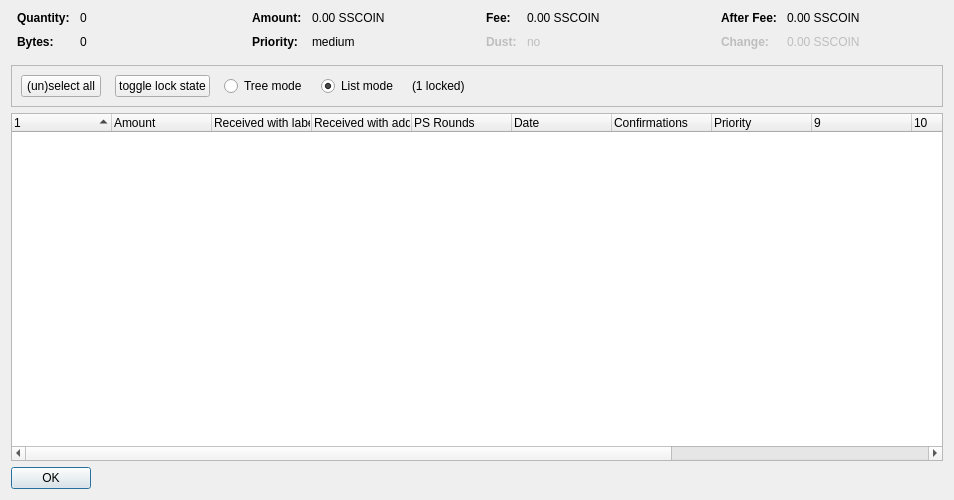
<?xml version="1.0" encoding="UTF-8"?>
<ui version="4.0">
 <class>CoinControlDialog</class>
 <widget class="QDialog" name="CoinControlDialog">
  <property name="geometry">
   <rect>
    <x>0</x>
    <y>0</y>
    <width>954</width>
    <height>500</height>
   </rect>
  </property>
  <property name="windowTitle">
   <string>Coin Selection</string>
  </property>
  <layout class="QVBoxLayout" name="verticalLayout">
   <item>
    <layout class="QHBoxLayout" name="horizontalLayoutTop" stretch="0,0,0,0">
     <property name="topMargin">
      <number>0</number>
     </property>
     <property name="bottomMargin">
      <number>10</number>
     </property>
     <item>
      <layout class="QFormLayout" name="formLayoutCoinControl1">
       <property name="horizontalSpacing">
        <number>10</number>
       </property>
       <property name="verticalSpacing">
        <number>10</number>
       </property>
       <property name="leftMargin">
        <number>6</number>
       </property>
       <property name="rightMargin">
        <number>6</number>
       </property>
       <item row="0" column="0">
        <widget class="QLabel" name="labelCoinControlQuantityText">
         <property name="font">
          <font>
           <weight>75</weight>
           <bold>true</bold>
          </font>
         </property>
         <property name="text">
          <string>Quantity:</string>
         </property>
        </widget>
       </item>
       <item row="0" column="1">
        <widget class="QLabel" name="labelCoinControlQuantity">
         <property name="cursor">
          <cursorShape>IBeamCursor</cursorShape>
         </property>
         <property name="contextMenuPolicy">
          <enum>Qt::ActionsContextMenu</enum>
         </property>
         <property name="text">
          <string notr="true">0</string>
         </property>
         <property name="textInteractionFlags">
          <set>Qt::LinksAccessibleByMouse|Qt::TextSelectableByKeyboard|Qt::TextSelectableByMouse</set>
         </property>
        </widget>
       </item>
       <item row="1" column="0">
        <widget class="QLabel" name="labelCoinControlBytesText">
         <property name="font">
          <font>
           <weight>75</weight>
           <bold>true</bold>
          </font>
         </property>
         <property name="text">
          <string>Bytes:</string>
         </property>
        </widget>
       </item>
       <item row="1" column="1">
        <widget class="QLabel" name="labelCoinControlBytes">
         <property name="cursor">
          <cursorShape>IBeamCursor</cursorShape>
         </property>
         <property name="contextMenuPolicy">
          <enum>Qt::ActionsContextMenu</enum>
         </property>
         <property name="text">
          <string notr="true">0</string>
         </property>
         <property name="textInteractionFlags">
          <set>Qt::LinksAccessibleByMouse|Qt::TextSelectableByKeyboard|Qt::TextSelectableByMouse</set>
         </property>
        </widget>
       </item>
      </layout>
     </item>
     <item>
      <layout class="QFormLayout" name="formLayoutCoinControl2">
       <property name="horizontalSpacing">
        <number>10</number>
       </property>
       <property name="verticalSpacing">
        <number>10</number>
       </property>
       <property name="leftMargin">
        <number>6</number>
       </property>
       <property name="rightMargin">
        <number>6</number>
       </property>
       <item row="0" column="0">
        <widget class="QLabel" name="labelCoinControlAmountText">
         <property name="font">
          <font>
           <weight>75</weight>
           <bold>true</bold>
          </font>
         </property>
         <property name="text">
          <string>Amount:</string>
         </property>
        </widget>
       </item>
       <item row="0" column="1">
        <widget class="QLabel" name="labelCoinControlAmount">
         <property name="cursor">
          <cursorShape>IBeamCursor</cursorShape>
         </property>
         <property name="contextMenuPolicy">
          <enum>Qt::ActionsContextMenu</enum>
         </property>
         <property name="text">
          <string notr="true">0.00 SSCOIN</string>
         </property>
         <property name="textInteractionFlags">
          <set>Qt::LinksAccessibleByMouse|Qt::TextSelectableByKeyboard|Qt::TextSelectableByMouse</set>
         </property>
        </widget>
       </item>
       <item row="1" column="0">
        <widget class="QLabel" name="labelCoinControlPriorityText">
         <property name="font">
          <font>
           <weight>75</weight>
           <bold>true</bold>
          </font>
         </property>
         <property name="text">
          <string>Priority:</string>
         </property>
        </widget>
       </item>
       <item row="1" column="1">
        <widget class="QLabel" name="labelCoinControlPriority">
         <property name="cursor">
          <cursorShape>IBeamCursor</cursorShape>
         </property>
         <property name="contextMenuPolicy">
          <enum>Qt::ActionsContextMenu</enum>
         </property>
         <property name="text">
          <string>medium</string>
         </property>
         <property name="textInteractionFlags">
          <set>Qt::LinksAccessibleByMouse|Qt::TextSelectableByKeyboard|Qt::TextSelectableByMouse</set>
         </property>
        </widget>
       </item>
      </layout>
     </item>
     <item>
      <layout class="QFormLayout" name="formLayoutCoinControl3">
       <property name="horizontalSpacing">
        <number>10</number>
       </property>
       <property name="verticalSpacing">
        <number>10</number>
       </property>
       <property name="leftMargin">
        <number>6</number>
       </property>
       <property name="rightMargin">
        <number>6</number>
       </property>
       <item row="0" column="0">
        <widget class="QLabel" name="labelCoinControlFeeText">
         <property name="font">
          <font>
           <weight>75</weight>
           <bold>true</bold>
          </font>
         </property>
         <property name="text">
          <string>Fee:</string>
         </property>
        </widget>
       </item>
       <item row="0" column="1">
        <widget class="QLabel" name="labelCoinControlFee">
         <property name="cursor">
          <cursorShape>IBeamCursor</cursorShape>
         </property>
         <property name="contextMenuPolicy">
          <enum>Qt::ActionsContextMenu</enum>
         </property>
         <property name="text">
          <string notr="true">0.00 SSCOIN</string>
         </property>
         <property name="textInteractionFlags">
          <set>Qt::LinksAccessibleByMouse|Qt::TextSelectableByKeyboard|Qt::TextSelectableByMouse</set>
         </property>
        </widget>
       </item>
       <item row="1" column="0">
        <widget class="QLabel" name="labelCoinControlLowOutputText">
         <property name="enabled">
          <bool>false</bool>
         </property>
         <property name="font">
          <font>
           <weight>75</weight>
           <bold>true</bold>
          </font>
         </property>
         <property name="text">
          <string>Dust:</string>
         </property>
        </widget>
       </item>
       <item row="1" column="1">
        <widget class="QLabel" name="labelCoinControlLowOutput">
         <property name="enabled">
          <bool>false</bool>
         </property>
         <property name="cursor">
          <cursorShape>IBeamCursor</cursorShape>
         </property>
         <property name="contextMenuPolicy">
          <enum>Qt::ActionsContextMenu</enum>
         </property>
         <property name="text">
          <string>no</string>
         </property>
         <property name="textInteractionFlags">
          <set>Qt::LinksAccessibleByMouse|Qt::TextSelectableByKeyboard|Qt::TextSelectableByMouse</set>
         </property>
        </widget>
       </item>
      </layout>
     </item>
     <item>
      <layout class="QFormLayout" name="formLayoutCoinControl4">
       <property name="horizontalSpacing">
        <number>10</number>
       </property>
       <property name="verticalSpacing">
        <number>10</number>
       </property>
       <property name="leftMargin">
        <number>6</number>
       </property>
       <property name="rightMargin">
        <number>6</number>
       </property>
       <item row="0" column="0">
        <widget class="QLabel" name="labelCoinControlAfterFeeText">
         <property name="font">
          <font>
           <weight>75</weight>
           <bold>true</bold>
          </font>
         </property>
         <property name="text">
          <string>After Fee:</string>
         </property>
        </widget>
       </item>
       <item row="0" column="1">
        <widget class="QLabel" name="labelCoinControlAfterFee">
         <property name="cursor">
          <cursorShape>IBeamCursor</cursorShape>
         </property>
         <property name="contextMenuPolicy">
          <enum>Qt::ActionsContextMenu</enum>
         </property>
         <property name="text">
          <string notr="true">0.00 SSCOIN</string>
         </property>
         <property name="textInteractionFlags">
          <set>Qt::LinksAccessibleByMouse|Qt::TextSelectableByKeyboard|Qt::TextSelectableByMouse</set>
         </property>
        </widget>
       </item>
       <item row="1" column="0">
        <widget class="QLabel" name="labelCoinControlChangeText">
         <property name="enabled">
          <bool>false</bool>
         </property>
         <property name="font">
          <font>
           <weight>75</weight>
           <bold>true</bold>
          </font>
         </property>
         <property name="text">
          <string>Change:</string>
         </property>
        </widget>
       </item>
       <item row="1" column="1">
        <widget class="QLabel" name="labelCoinControlChange">
         <property name="enabled">
          <bool>false</bool>
         </property>
         <property name="cursor">
          <cursorShape>IBeamCursor</cursorShape>
         </property>
         <property name="contextMenuPolicy">
          <enum>Qt::ActionsContextMenu</enum>
         </property>
         <property name="text">
          <string notr="true">0.00 SSCOIN</string>
         </property>
         <property name="textInteractionFlags">
          <set>Qt::LinksAccessibleByMouse|Qt::TextSelectableByKeyboard|Qt::TextSelectableByMouse</set>
         </property>
        </widget>
       </item>
      </layout>
     </item>
    </layout>
   </item>
   <item>
    <widget class="QFrame" name="frame">
     <property name="minimumSize">
      <size>
       <width>0</width>
       <height>40</height>
      </size>
     </property>
     <property name="frameShape">
      <enum>QFrame::StyledPanel</enum>
     </property>
     <property name="frameShadow">
      <enum>QFrame::Sunken</enum>
     </property>
     <layout class="QHBoxLayout" name="horizontalLayout">
      <item>
       <layout class="QHBoxLayout" name="horizontalLayoutPanel" stretch="0,0,0,0,0,0">
        <property name="spacing">
         <number>14</number>
        </property>
        <item>
         <widget class="QPushButton" name="pushButtonSelectAll">
          <property name="sizePolicy">
           <sizepolicy hsizetype="Maximum" vsizetype="Fixed">
            <horstretch>0</horstretch>
            <verstretch>0</verstretch>
           </sizepolicy>
          </property>
          <property name="text">
           <string>(un)select all</string>
          </property>
          <property name="autoDefault">
           <bool>false</bool>
          </property>
         </widget>
        </item>
        <item>
         <widget class="QPushButton" name="pushButtonToggleLock">
          <property name="sizePolicy">
           <sizepolicy hsizetype="Maximum" vsizetype="Fixed">
            <horstretch>0</horstretch>
            <verstretch>0</verstretch>
           </sizepolicy>
          </property>
          <property name="text">
           <string>toggle lock state</string>
          </property>
          <property name="autoDefault">
           <bool>false</bool>
          </property>
         </widget>
        </item>
        <item>
         <widget class="QRadioButton" name="radioTreeMode">
          <property name="sizePolicy">
           <sizepolicy hsizetype="Maximum" vsizetype="Fixed">
            <horstretch>0</horstretch>
            <verstretch>0</verstretch>
           </sizepolicy>
          </property>
          <property name="text">
           <string>Tree mode</string>
          </property>
         </widget>
        </item>
        <item>
         <widget class="QRadioButton" name="radioListMode">
          <property name="sizePolicy">
           <sizepolicy hsizetype="Maximum" vsizetype="Fixed">
            <horstretch>0</horstretch>
            <verstretch>0</verstretch>
           </sizepolicy>
          </property>
          <property name="text">
           <string>List mode</string>
          </property>
          <property name="checked">
           <bool>true</bool>
          </property>
         </widget>
        </item>
        <item>
         <widget class="QLabel" name="labelLocked">
          <property name="text">
           <string>(1 locked)</string>
          </property>
         </widget>
        </item>
        <item>
         <spacer name="horizontalSpacer">
          <property name="orientation">
           <enum>Qt::Horizontal</enum>
          </property>
          <property name="sizeHint" stdset="0">
           <size>
            <width>40</width>
            <height>20</height>
           </size>
          </property>
         </spacer>
        </item>
       </layout>
      </item>
     </layout>
    </widget>
   </item>
   <item>
    <widget class="CoinControlTreeWidget" name="treeWidget">
     <property name="contextMenuPolicy">
      <enum>Qt::CustomContextMenu</enum>
     </property>
     <property name="sortingEnabled">
      <bool>false</bool>
     </property>
     <property name="columnCount">
      <number>13</number>
     </property>
     <attribute name="headerShowSortIndicator" stdset="0">
      <bool>true</bool>
     </attribute>
     <attribute name="headerStretchLastSection">
      <bool>false</bool>
     </attribute>
     <column>
      <property name="text">
       <string/>
      </property>
     </column>
     <column>
      <property name="text">
       <string>Amount</string>
      </property>
     </column>
     <column>
      <property name="text">
       <string>Received with label</string>
      </property>
     </column>
     <column>
      <property name="text">
       <string>Received with address</string>
      </property>
     </column>
     <column>
      <property name="text">
       <string>PS Rounds</string>
      </property>
     </column>
     <column>
      <property name="text">
       <string>Date</string>
      </property>
     </column>
     <column>
      <property name="text">
       <string>Confirmations</string>
      </property>
      <property name="toolTip">
       <string>Confirmed</string>
      </property>
     </column>
     <column>
      <property name="text">
       <string>Priority</string>
      </property>
     </column>
     <column>
      <property name="text">
       <string/>
      </property>
     </column>
     <column>
      <property name="text">
       <string/>
      </property>
     </column>
     <column>
      <property name="text">
       <string/>
      </property>
     </column>
     <column>
      <property name="text">
       <string/>
      </property>
     </column>
     <column>
      <property name="text">
       <string/>
      </property>
     </column>
    </widget>
   </item>
   <item>
    <widget class="QDialogButtonBox" name="buttonBox">
     <property name="sizePolicy">
      <sizepolicy hsizetype="Maximum" vsizetype="Fixed">
       <horstretch>0</horstretch>
       <verstretch>0</verstretch>
      </sizepolicy>
     </property>
     <property name="orientation">
      <enum>Qt::Horizontal</enum>
     </property>
     <property name="standardButtons">
      <set>QDialogButtonBox::Ok</set>
     </property>
    </widget>
   </item>
  </layout>
 </widget>
 <customwidgets>
  <customwidget>
   <class>CoinControlTreeWidget</class>
   <extends>QTreeWidget</extends>
   <header>coincontroltreewidget.h</header>
  </customwidget>
 </customwidgets>
 <resources/>
 <connections/>
</ui>
